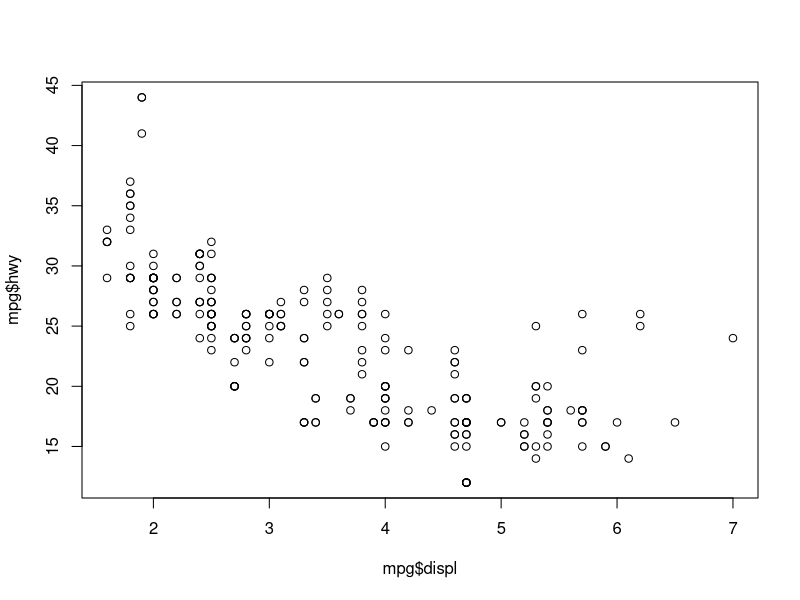
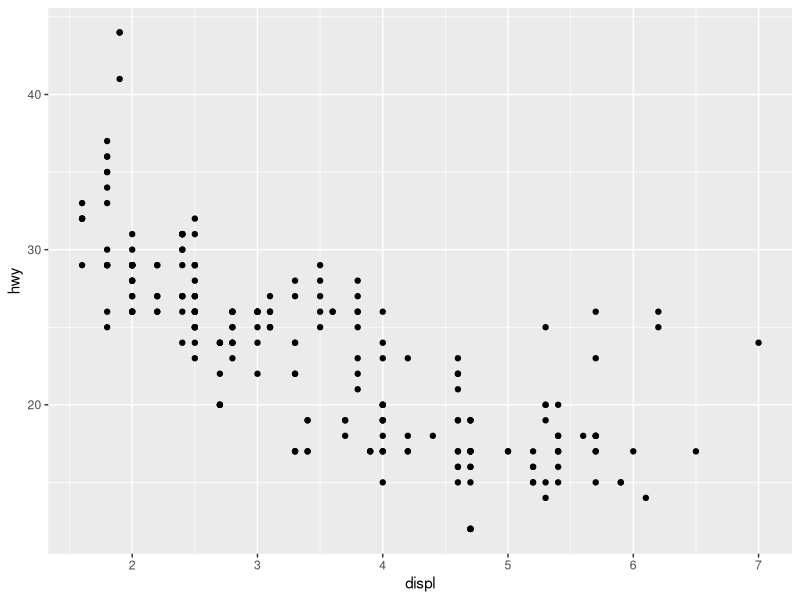
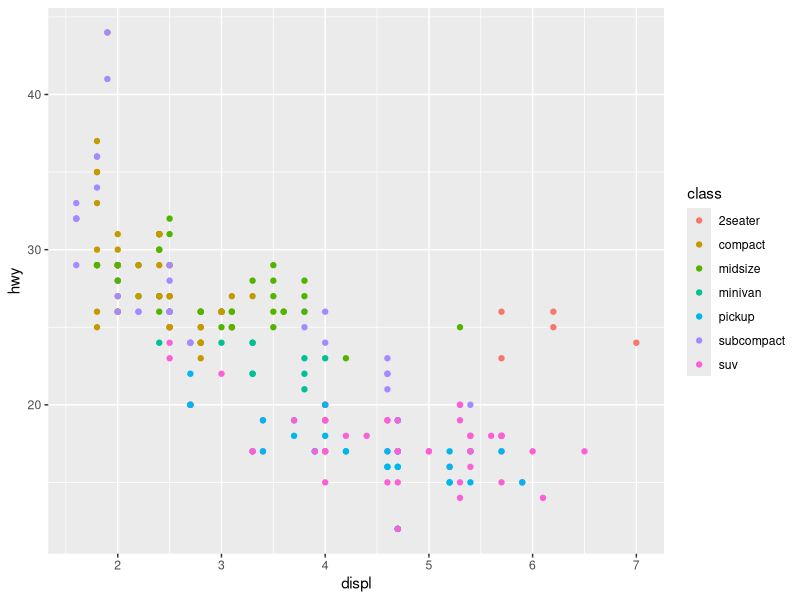
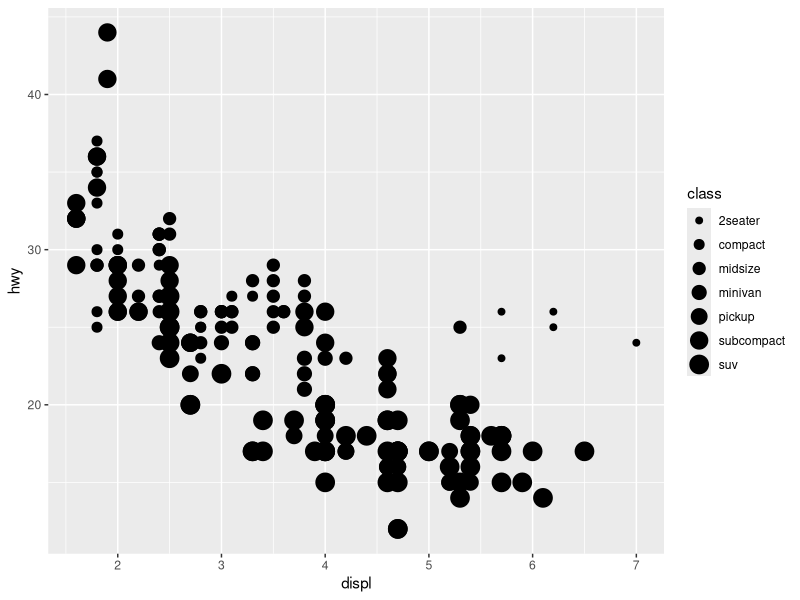
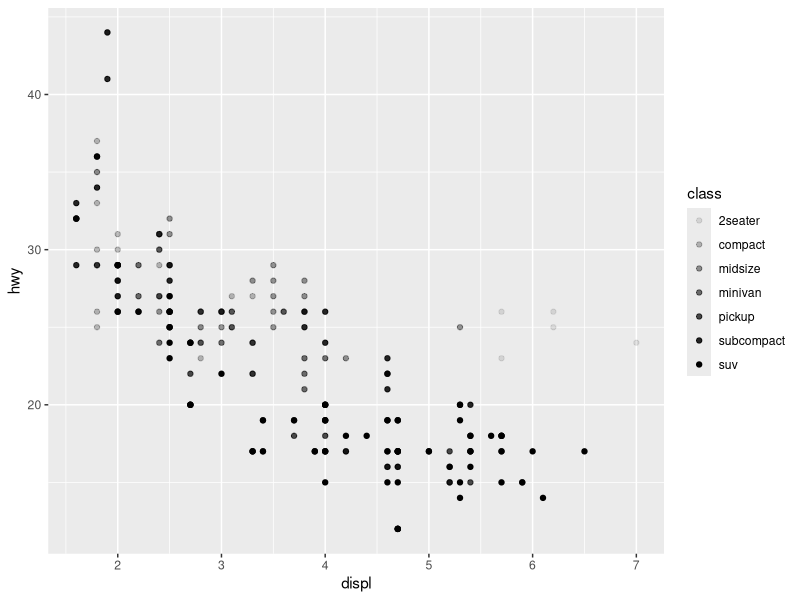
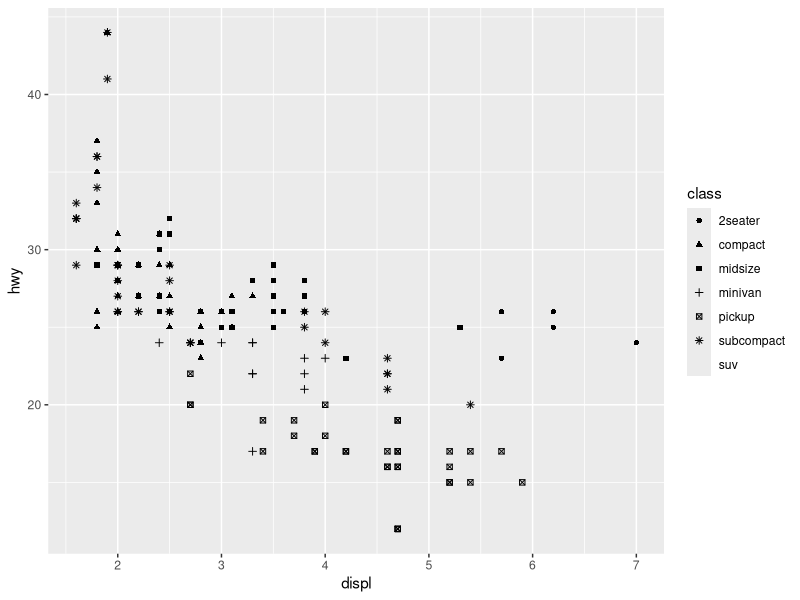
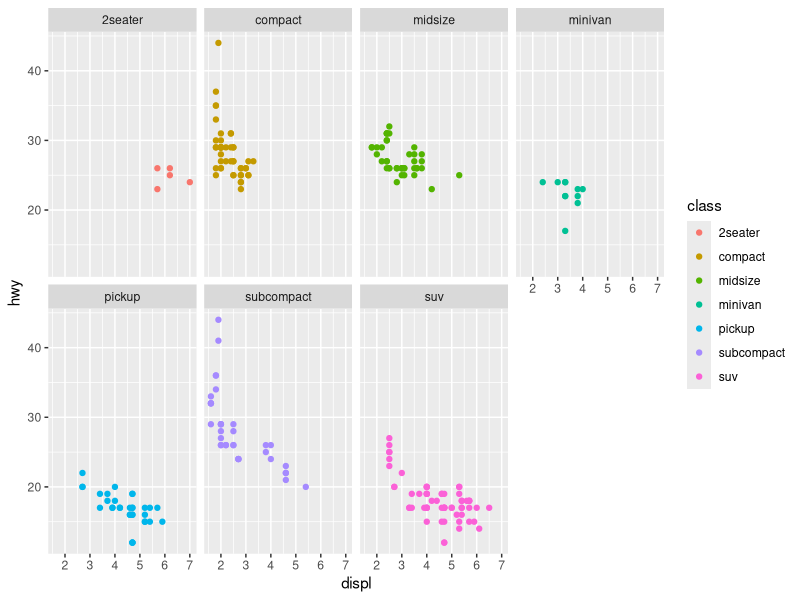
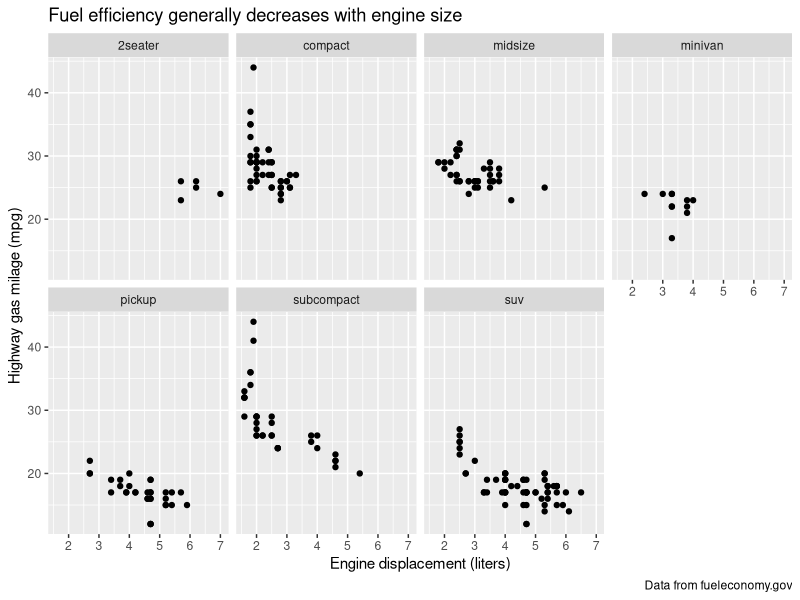

These figures' R source, in order: (Note: this script raises an error after producing the figures.)
## ---- chunk 1
knitr::opts_chunk$set(echo = TRUE)
## ---- chunk 2
install.packages("tidyverse")
library(magrittr)
library(tidyverse)
library(ggplot2)
install.packages("ggplot2")
data(mpg)

head(mpg)

plot(mpg$displ, mpg$hwy)


## ---- chunk 3
ggplot(data = mpg) + 
  geom_point(mapping = aes(x = displ, y = hwy))
## ---- chunk 4
ggplot(data = mpg) + 
  geom_point(mapping = aes(x = displ, y = hwy, color = class))
## ---- chunk 5
ggplot(data = mpg) + 
  geom_point(mapping = aes(x = displ, y = hwy, size = class))

## ---- chunk 6
ggplot(data = mpg) + 
  geom_point(mapping = aes(x = displ, y = hwy, alpha = class))
## ---- chunk 7
ggplot(data = mpg) + 
  geom_point(mapping = aes(x = displ, y = hwy, shape = class))
## ---- chunk 8
ggplot(data = mpg) + 
  geom_point(mapping = aes(x = displ, y = hwy, color = class)) +
  facet_wrap(~ class, nrow = 2) 
## ---- chunk 9
ggplot(data = mpg) + 
  geom_point(mapping = aes(x = displ, y = hwy)) +
  facet_wrap(~ class, nrow = 2) +
  labs(
    title = "Fuel efficiency generally decreases with engine size",
    caption = "Data from fueleconomy.gov",
    x="Engine displacement (liters)",
    y="Highway gas milage (mpg)"
  )
## ---- chunk 10
p1 = ggplot(data = mpg) + 
  geom_point(mapping = aes(x = displ, y = hwy))

## adding facet later 

p1 + facet_wrap( ~ class, nrow = 1)
p1 + facet_wrap(~ class, nrow = 2)
## ---- chunk 11
ggplot(data = mpg) + 
  geom_point(mapping = aes(x = displ, y = hwy), color = "blue") 
## ---- chunk 12
head(titanic)
## ---- chunk 13
xtabs(~survived + passengerClass, data=titanic) %>% 
  prop.table(margin=2)
## ---- chunk 14
titanic %>% 
  group_by(sex) %>%
  summarize(total_count = n(), 
            mean_age = mean(age),
            surv_count = sum(survived == 'yes'), 
            surv_pct = surv_count/total_count
            )
## ---- chunk 15
titanic %>% 
  group_by(sex) %>%
  summarize (mean_age = mean(age), 
             surv_pct = sum(survived == 'yes')/n())
## ---- chunk 16
titanic %>% 
  filter(sex == 'female') %>% 
  group_by(passengerClass) %>%
  summarize(total_count = n(), 
            surv_pct = sum(survived == 'yes')/n())
## ---- chunk 17
titanic %>% 
  filter(age < 18) %>% 
  group_by(passengerClass) %>%
  summarize(total_count = n(),
            surv_pct = sum(survived == 'yes')/n())
## ---- chunk 18
titanic = titanic %>% 
  mutate(adult = ifelse(age > 18, '18+', 'under 18')) 
head(titanic)
## ---- chunk 19
titanic %>% 
  group_by(sex, adult, passengerClass) %>% 
  summarize(surv_pct = sum(survived == 'yes')/n())

## ---- chunk 20
d1 = titanic %>% 
  group_by(sex) %>% 
  summarize(surv_pct = sum(survived == 'yes')/n())
d1
## ---- chunk 21
ggplot(data = d1) +
  geom_col(mapping = aes(x=sex, y=surv_pct))

  
## ---- chunk 22
d2 = titanic %>%
  group_by(sex, adult) %>%
  summarize(surv_pct = sum(survived == 'yes')/n())
d2
  
## ---- chunk 23
ggplot(data = d2) +
  geom_col(mapping = aes(x=adult, y=surv_pct, fill=sex), 
           position = 'dodge')
## ---- chunk 24
d3 = titanic %>% 
  group_by(sex, passengerClass, adult) %>%
  summarize(surv_pct = sum(survived == 'yes')/n())

ggplot(data = d3) + 
  geom_col(mapping = aes(x=adult, y=surv_pct, fill=sex),
           position = 'dodge') +
  facet_wrap(~passengerClass)
## ---- chunk 25
d3 = titanic %>% 
  group_by(sex, passengerClass, adult) %>%
  summarize(surv_pct = sum(survived == 'yes')/n())

ggplot(data = d3) + 
  geom_col(mapping = aes(x=adult, y=surv_pct, fill=sex),
           position = 'dodge') +
  facet_wrap(~passengerClass) +
  labs(title = "Survival on the Titanic",
       y = "Fraction Surviving",
       x = "Age", 
       fill = "Sex")
## ---- chunk 26
ggplot(data = d3) + 
  geom_col(mapping = aes(x=sex, y=surv_pct, fill=passengerClass),
          position = 'dodge') +
  facet_wrap(~adult)
## ---- chunk 27
d4 = titanic %>% 
  group_by(sex, passengerClass) %>%
  summarize(mean_age = mean(age))
d4
## ---- chunk 28
ggplot(data = d4) +
  geom_col(mapping = aes(x=passengerClass, y=mean_age, fill=sex),
           position = 'dodge')
## ---- chunk 29
library(tidyverse)
library(ggplot2)

hist(us_counties$median_income2018)
## ---- chunk 30
ggplot(data = us_counties) + 
  geom_histogram(aes(x=median_income2018), binwidth = 2000)
## ---- chunk 31
ggplot(data=us_counties) + 
  geom_histogram(aes(x=median_income2018, after_stat(density)), binwidth = 2000) 
